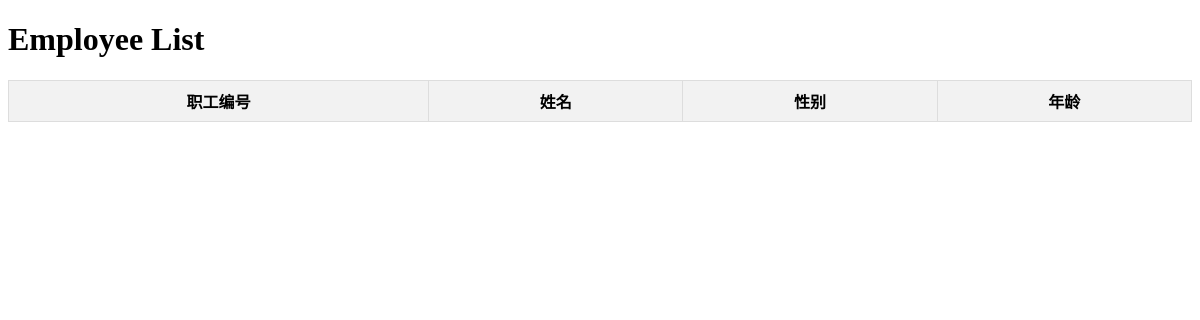
Page /attendance/employees/ on the earlier database version.
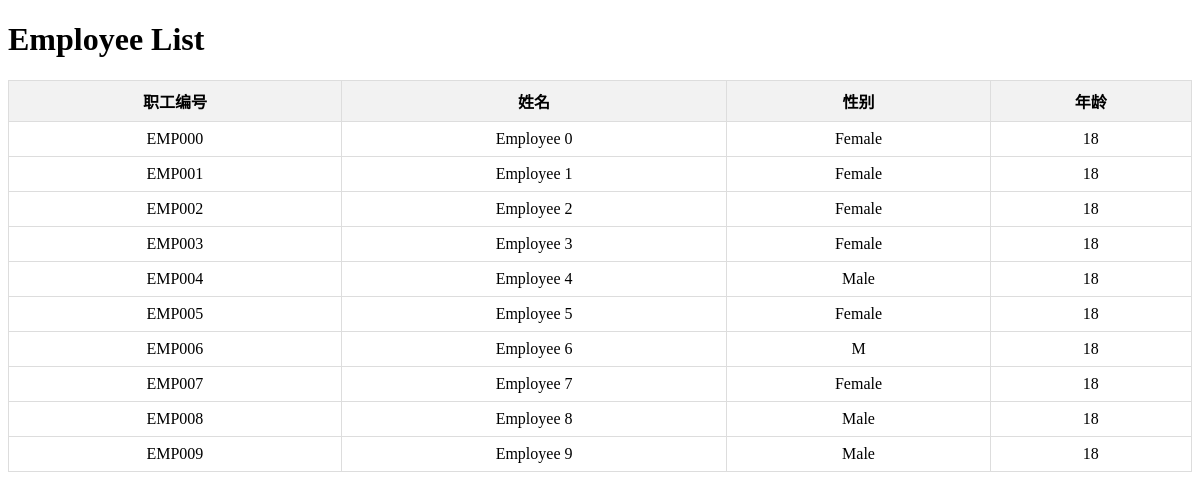
Same page on the later database version.
### attendance/models.py (models this page shows, shortened)
class Employee(models.Model):
    GENDER_CHOICES = [
        ('M', '男'),
        ('F', '女'),
    ]
    employee_id = models.CharField(max_length=10, unique=True)
    employee_name = models.CharField(max_length=50)
    employee_gender = models.CharField(max_length=1, choices=GENDER_CHOICES)
    employee_age = models.PositiveIntegerField(default=18)
    employee_title = models.CharField(max_length=150, blank=True, null=True)

### attendance/views.py (the view)
# urls.py: path('employees/', employee_list, name='employee_list'),
def employee_list(request):
    employees = Employee.objects.all()
    return render(request, 'attendance/employee_list.html', {'employees': employees})

### attendance/templates/attendance/employee_list.html (shortened to what this page needs)
{% load static %}
<!DOCTYPE html>
<html>
<head>
</head>
<body>
    <h1>Employee List</h1>
    <table>
        <thead>
            <tr>
                <th>职工编号</th>
                <th>姓名</th>
                <th>性别</th>
                <th>年龄</th>
            </tr>
        </thead>
        <tbody>
            {% for employee in employees %}
            <tr>
                <td>{{ employee.employee_id }}</td>
                <td>{{ employee.employee_name }}</td>
                <td>{{ employee.employee_gender }}</td>
                <td>{{ employee.employee_age }}</td>
            </tr>
            {% endfor %}
        </tbody>
    </table>
</body>
</html>

### attendance/templates/attendance/employee_list.html (style rules this page uses)
table { border-collapse: collapse; width: 100%; }
th, td { border: 1px solid #ddd; padding: 8px; text-align: center; }
th { background-color: #f2f2f2; }

Differences in the rows shown:
added Employee: employee_id "EMP000", employee_name "Employee 0", employee_gender "Female", employee_age "18"
added Employee: employee_id "EMP001", employee_name "Employee 1", employee_gender "Female", employee_age "18"
added Employee: employee_id "EMP002", employee_name "Employee 2", employee_gender "Female", employee_age "18"
added Employee: employee_id "EMP003", employee_name "Employee 3", employee_gender "Female", employee_age "18"
added Employee: employee_id "EMP004", employee_name "Employee 4", employee_gender "Male", employee_age "18"
added Employee: employee_id "EMP005", employee_name "Employee 5", employee_gender "Female", employee_age "18"
added Employee: employee_id "EMP006", employee_name "Employee 6", employee_gender "M", employee_age "18"
added Employee: employee_id "EMP007", employee_name "Employee 7", employee_gender "Female", employee_age "18"
added Employee: employee_id "EMP008", employee_name "Employee 8", employee_gender "Male", employee_age "18"
added Employee: employee_id "EMP009", employee_name "Employee 9", employee_gender "Male", employee_age "18"
